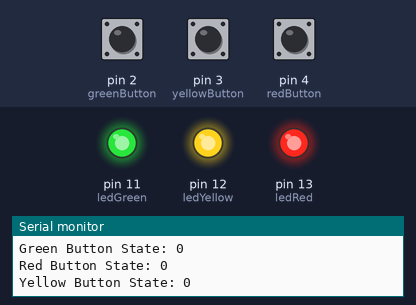
This sketch was run on a simulated Arduino Uno, built with avr-gcc and run on an emulated ATmega328P. Shown: output pins drawn as LEDs (lit = HIGH), the last lines printed to the serial monitor. The inputs (shaded band) are chosen by the test bench; at power-on: pin 2 (greenButton) LOW, pin 3 (yellowButton) LOW, pin 4 (redButton) LOW.

Above: at 1.2 s.
1.3 s: pin 2 (greenButton) pulled HIGH for 0.15 s
At 2.1 s:
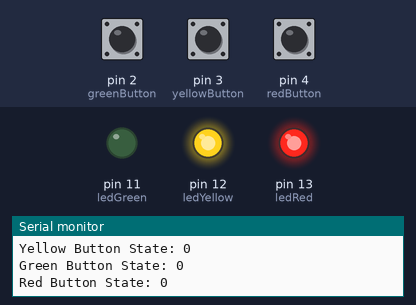
2.9 s: pin 3 (yellowButton) pulled HIGH for 0.15 s
At 3.9 s:
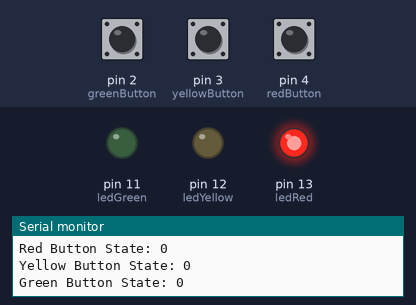
4.5 s: pin 4 (redButton) pulled HIGH for 0.15 s
At 5.7 s:
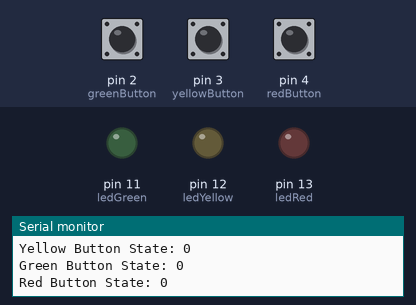
6.2 s: pin 2 (greenButton) pulled HIGH for 1 s
At 6.8 s:
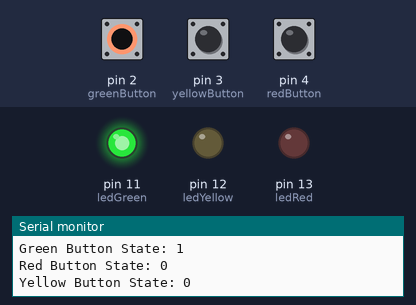
8.7 s: pin 3 (yellowButton) pulled HIGH for 1 s
At 9.7 s:
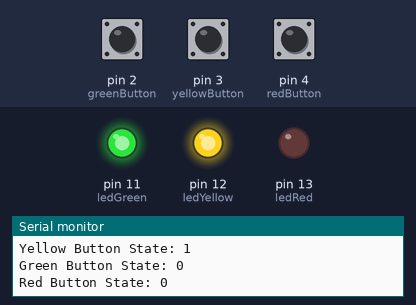
11.2 s: pin 2 (greenButton) pulled HIGH for 0.15 s
At 11.8 s:
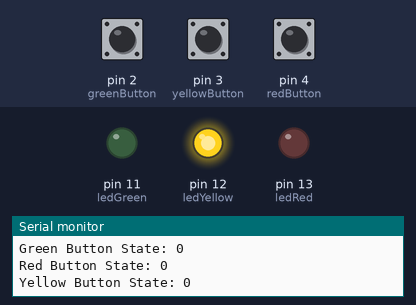
Timing chart, 0 to 13.8 s (numbered marks = the images above; inputs shaded):
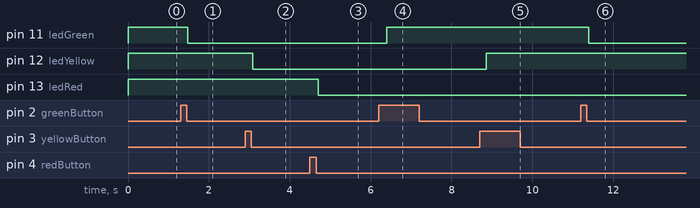

The sketch:

RGBbuttons.ino
```cpp
int ledRed = 13;
int ledYellow = 12;
int ledGreen = 11;
int greenButton = 2;
int yellowButton = 3;
int redButton = 4;
int redButtonState;
int greenButtonState;
int yellowButtonState;
int redButtonStateReset = 0;
int greenButtonStateReset = 0;
int yellowButtonStateReset = 0;


boolean redOn = true;
boolean yellowOn = true;
boolean greenOn = true;

void setup() {

  pinMode(ledRed, OUTPUT);
  pinMode(ledYellow, OUTPUT);
  pinMode(ledGreen, OUTPUT);
  pinMode(greenButton, INPUT);
  pinMode(greenButton, INPUT);
  pinMode(greenButton, INPUT);
  Serial.begin(9600);
}


void loop() {

  lightsOn();
  lightsOff();
  whatTheButton();


  redButtonState = digitalRead(redButton);
  yellowButtonState = digitalRead(yellowButton);
  greenButtonState = digitalRead(greenButton);


  Serial.print("Red Button State: ");
  Serial.println(redButtonState);
  Serial.println();
  Serial.print("Yellow Button State: ");
  Serial.println(yellowButtonState);
  Serial.println();
  Serial.print("Green Button State: ");
  Serial.println(greenButtonState);
  Serial.println();


}

void lightsOn() {

  if (redOn == true) digitalWrite(ledRed, HIGH);
  if (yellowOn == true) digitalWrite(ledYellow, HIGH);
  if (greenOn == true) digitalWrite(ledGreen, HIGH);

}

void lightsOff() {

  if (redOn == false) digitalWrite(ledRed, LOW);
  if (yellowOn == false) digitalWrite(ledYellow, LOW);
  if (greenOn == false) digitalWrite(ledGreen, LOW);

}
```

whatTheButton.ino
```cpp
void whatTheButton() {

  if (greenButtonStateReset != greenButtonState && greenButtonState == 1 && greenOn == false) {
      greenButtonStateReset = greenButtonState;
      greenOn = true;
  }

  if (greenButtonStateReset != greenButtonState && greenButtonState == 1 && greenOn == true) {
      greenButtonStateReset = greenButtonState;
      greenOn = false;
  }

  if (greenButtonStateReset != greenButtonState && greenButtonState == 0) {
     greenButtonStateReset = greenButtonState;
  }

  if (yellowButtonStateReset != yellowButtonState && yellowButtonState == 1 && yellowOn == false) {
      yellowButtonStateReset = yellowButtonState;
      yellowOn = true;
  }

  if (yellowButtonStateReset != yellowButtonState && yellowButtonState == 1 && yellowOn == true) {
      yellowButtonStateReset = yellowButtonState;
      yellowOn = false;
  }

  if (yellowButtonStateReset != yellowButtonState && yellowButtonState == 0) {
     yellowButtonStateReset = yellowButtonState;
  }

  if (redButtonStateReset != redButtonState && redButtonState == 1 && redOn == false) {
      redButtonStateReset = redButtonState;
      redOn = true;
  }

  if (redButtonStateReset != redButtonState && redButtonState == 1 && redOn == true) {
      redButtonStateReset = redButtonState;
      redOn = false;
  }

  if (redButtonStateReset != redButtonState && redButtonState == 0) {
     redButtonStateReset = redButtonState;
  }
}
```

Measured:
- after the input at 1.3 s, pin 11 (ledGreen): HIGH → LOW after 0.17 s
- after the input at 2.9 s, pin 12 (ledYellow): HIGH → LOW after 0.19 s
- after the input at 4.5 s, pin 13 (ledRed): HIGH → LOW after 0.20 s
- after the input at 6.2 s, pin 11 (ledGreen): LOW → HIGH after 0.20 s
- after the input at 8.7 s, pin 12 (ledYellow): LOW → HIGH after 0.16 s
- after the input at 11.2 s, pin 11 (ledGreen): HIGH → LOW after 0.20 s
